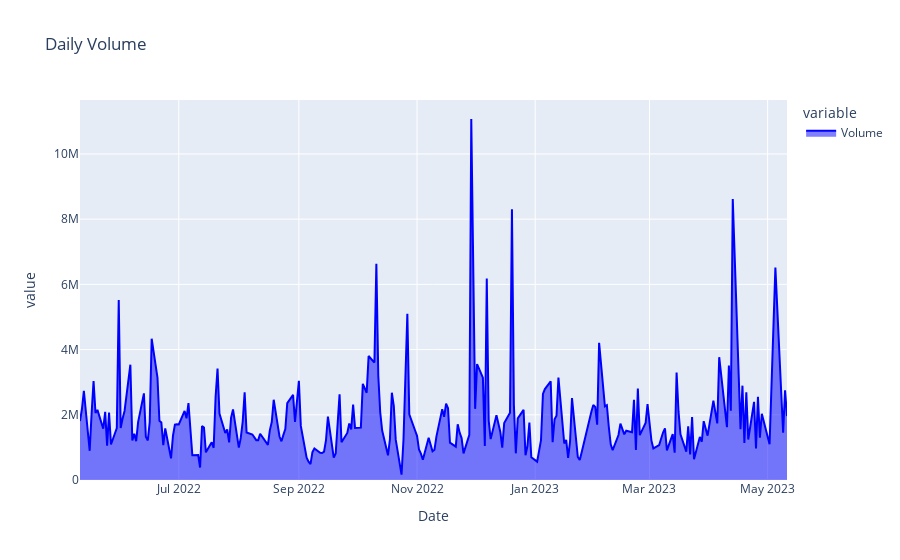

The notebook cell saved with this chart:
### Code cell
print('Daily Volume',x1)
volume1_chart = px.area(df1['Volume'], 
                            title='Daily Volume', 
                            color_discrete_map={'Volume':'blue'} )
volume1_chart.show()

### Figure 1 — Plotly figure (JSON) as saved in the notebook; plotly's stock layout.template omitted (floating-point values rounded to 4 significant figures; data arrays with more than 128 entries replaced by an {"elided": "..."} marker saying what was removed)
{"data": [{"fillpattern": {"shape": ""}, "hovertemplate": "variable=Volume<br>Date=%{x}<br>value=%{y}<extra></extra>", "legendgroup": "Volume", "line": {"color": "blue"}, "marker": {"symbol": "circle"}, "mode": "lines", "name": "Volume", "orientation": "v", "showlegend": true, "stackgroup": "1", "type": "scatter", "x": {"elided": "249 str values"}, "xaxis": "x", "y": {"elided": "249 int values"}, "yaxis": "y"}], "layout": {"legend": {"title": {"text": "variable"}, "tracegroupgap": 0}, "title": {"text": "Daily Volume"}, "xaxis": {"anchor": "y", "domain": [0, 1], "title": {"text": "Date"}}, "yaxis": {"anchor": "x", "domain": [0, 1], "title": {"text": "value"}}}}
